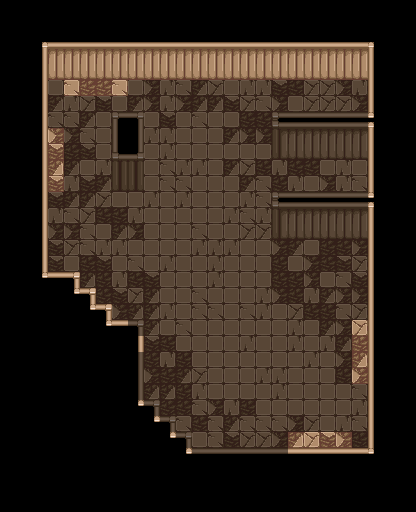

This game map was drawn from its Tiled (.tmx) file and the tilesets committed beside it. A one-line description and the trimmed map source follow:
An orthogonal 26x32 tile map with 16x16 px tiles, 10 tile layers (Ground, PhaseWalls, Walls, BottomWalls, ...), 2 tilesets and 14 objects.

<map version="1.10" tiledversion="1.11.2" orientation="orthogonal" renderorder="right-down" width="26" height="32" tilewidth="16" tileheight="16" infinite="0" nextlayerid="15" nextobjectid="19">
 <properties>
  <property name="unity:SortingLayer" value="Walls" />
  <property name="unity:SortingOrder" value="10" />
  <property name="unity:layer" value="IgnoreProjectile" />
 </properties>
 <tileset firstgid="1" source="../Tilesets/SpriteSheetGeneral.tsx" />
 <tileset firstgid="109" source="../Tilesets/Doors.tsx" />
 <layer id="1" name="Ground" width="26" height="32">
  <properties>
   <property name="unity:SortingLayer" value="Ground" />
  </properties>
  <data>[832 cells, 526 non-empty, 13 distinct tile ids]</data>
 </layer>
 <layer id="11" name="PhaseWalls" width="26" height="32">
  <properties>
   <property name="unity:SortingLayer" value="Walls" />
   <property name="unity:layer" value="IgnoreProjectile" />
  </properties>
  <data>[832 cells, 36 non-empty, 4 distinct tile ids]</data>
 </layer>
 <layer id="2" name="Walls" width="26" height="32">
  <properties>
   <property name="unity:SortingLayer" value="Walls" />
   <property name="unity:layer" value="Wall" />
  </properties>
  <data>[832 cells, 174 non-empty, 15 distinct tile ids]</data>
 </layer>
 <layer id="3" name="BottomWalls" width="26" height="32">
  <properties>
   <property name="unity:SortingLayer" value="Entities" />
   <property name="unity:SortingOrder" type="int" value="100" />
   <property name="unity:layer" value="IgnorePlayer" />
  </properties>
  <data>[832 cells, 36 non-empty, 5 distinct tile ids]</data>
 </layer>
 <layer id="4" name="WestExit" width="26" height="32">
  <properties>
   <property name="unity:SortingLayer" value="Entities" />
   <property name="unity:SortingOrder" type="int" value="101" />
   <property name="unity:layer" value="Wall" />
  </properties>
  <data>[832 cells, 14 non-empty, 2 distinct tile ids]</data>
 </layer>
 <layer id="5" name="EastExit" width="26" height="32">
  <properties>
   <property name="unity:SortingLayer" value="Entities" />
   <property name="unity:SortingOrder" type="int" value="101" />
   <property name="unity:layer" value="Wall" />
  </properties>
  <data>[832 cells, 14 non-empty, 2 distinct tile ids]</data>
 </layer>
 <layer id="6" name="SouthExit" width="26" height="32">
  <properties>
   <property name="unity:SortingLayer" value="Entities" />
   <property name="unity:SortingOrder" type="int" value="100" />
   <property name="unity:layer" value="Wall" />
  </properties>
  <data>[832 cells, 12 non-empty, 2 distinct tile ids]</data>
 </layer>
 <layer id="7" name="NorthExit" width="26" height="32">
  <properties>
   <property name="unity:SortingLayer" value="Walls" />
   <property name="unity:SortingOrder" type="int" value="10" />
   <property name="unity:layer" value="Wall" />
  </properties>
  <data>[832 cells, 12 non-empty, 3 distinct tile ids]</data>
 </layer>
 <layer id="12" name="NorthPhaseWall" width="26" height="32">
  <properties>
   <property name="unity:SortingLayer" value="Walls" />
   <property name="unity:SortingOrder" value="10" />
   <property name="unity:layer" value="IgnoreProjectile" />
  </properties>
  <data>[832 cells, 4 non-empty, 1 distinct tile ids]</data>
 </layer>
 <layer id="8" name="EntryCollider" width="26" height="32" opacity="0.5">
  <properties>
   <property name="unity:IsTrigger" type="bool" value="true" />
   <property name="unity:ignore" value="Visual" />
   <property name="unity:layer" value="ZoneCollider" />
  </properties>
  <data>[832 cells, 394 non-empty, 1 distinct tile ids]</data>
 </layer>
 <objectgroup id="9" name="Doors">
  <object id="1" template="../Templates/01_Door_Side.tx" x="32" y="176">
   <properties>
    <property name="SetDirection" value="West" />
   </properties>
  </object>
  <object id="2" template="../Templates/01_Door_Side.tx" x="368" y="368" />
  <object id="3" template="../Templates/01_Door_Top.tx" x="80" y="80" />
  <object id="4" template="../Templates/01_Door_Top.tx" x="304" y="496">
   <properties>
    <property name="SetDirection" value="South" />
   </properties>
  </object>
  <object id="5" template="../Templates/Spawner.tx" x="288" y="112" />
  <object id="6" template="../Templates/Spawner.tx" x="336" y="112" />
  <object id="7" template="../Templates/Spawner.tx" x="288" y="192" />
  <object id="8" template="../Templates/Spawner.tx" x="336" y="192" />
  <object id="13" template="../Templates/Spawner.tx" x="208" y="320" />
  <object id="14" template="../Templates/Spawner.tx" x="224" y="256" />
  <object id="15" template="../Templates/Spawner.tx" x="144" y="304" />
  <object id="16" template="../Templates/Spawner.tx" x="176" y="240" />
  <object id="17" template="../Templates/Spawner.tx" x="176" y="176" />
  <object id="18" template="../Templates/Spawner.tx" x="224" y="176" />
 </objectgroup>
</map>
